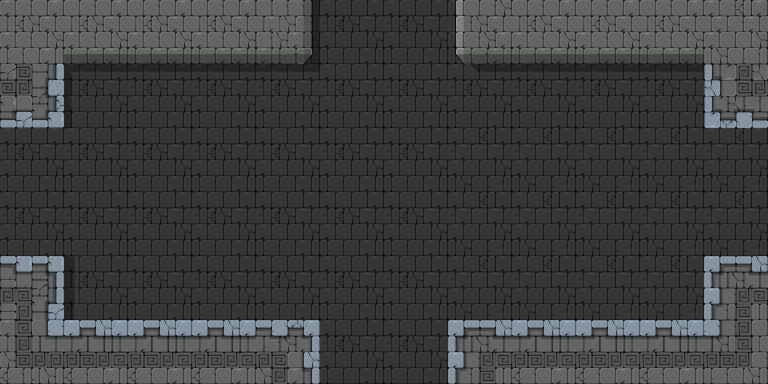

This game map was drawn from its Tiled (.tmx) file and the tilesets committed beside it. A one-line description and the trimmed map source follow:
An orthogonal 12x6 tile map with 64x64 px tiles, 4 tile layers (background, foreground, objects, mainlayer) and 9 objects (OnSidePlatform).

<map version="1.0" orientation="orthogonal" width="12" height="6" tilewidth="64" tileheight="64">
 <properties>
  <property name="physicsGravityY" value="-9.81" />
  <property name="physicsSimulationSpeed" value="1.0" />
  <property name="restrictScrollingToMapBoundary" value="YES" />
 </properties>
 <tileset firstgid="1" name="Tileset_Geometry_16x16_256" tilewidth="64" tileheight="64">
  <image source="Tileset_64x64.png" width="512" height="576" />
 </tileset>
 <layer name="background" width="12" height="6">
  <data>[72 cells, 64 non-empty, 7 distinct tile ids]</data>
 </layer>
 <layer name="foreground" width="12" height="6">
  <data>[72 cells, 24 non-empty, 10 distinct tile ids]</data>
 </layer>
 <layer name="objects" width="12" height="6">
  <data>[72 cells, 0 non-empty, 0 distinct tile ids]</data>
 </layer>
 <layer name="mainlayer" width="12" height="6">
  <data>[72 cells, 0 non-empty, 0 distinct tile ids]</data>
 </layer>
 <objectgroup color="#5858a4" draworder="topdown" name="collisions" width="12" height="6">
  <object x="704" y="64" width="64" height="64" />
  <object x="704" y="256" width="64" height="64" />
  <object x="0" y="0" width="320" height="64" />
  <object x="448" y="0" width="320" height="64" />
  <object x="448" y="320" width="320" height="64" />
  <object x="0" y="320" width="320" height="64" />
  <object x="0" y="64" width="64" height="64" />
  <object x="0" y="256" width="64" height="64" />
 </objectgroup>
 <objectgroup draworder="topdown" name="game objects" width="12" height="6">
  <object name="OnSidePlatform1" type="OnSidePlatform" x="320" y="128" width="127" height="5" />
 </objectgroup>
</map>
